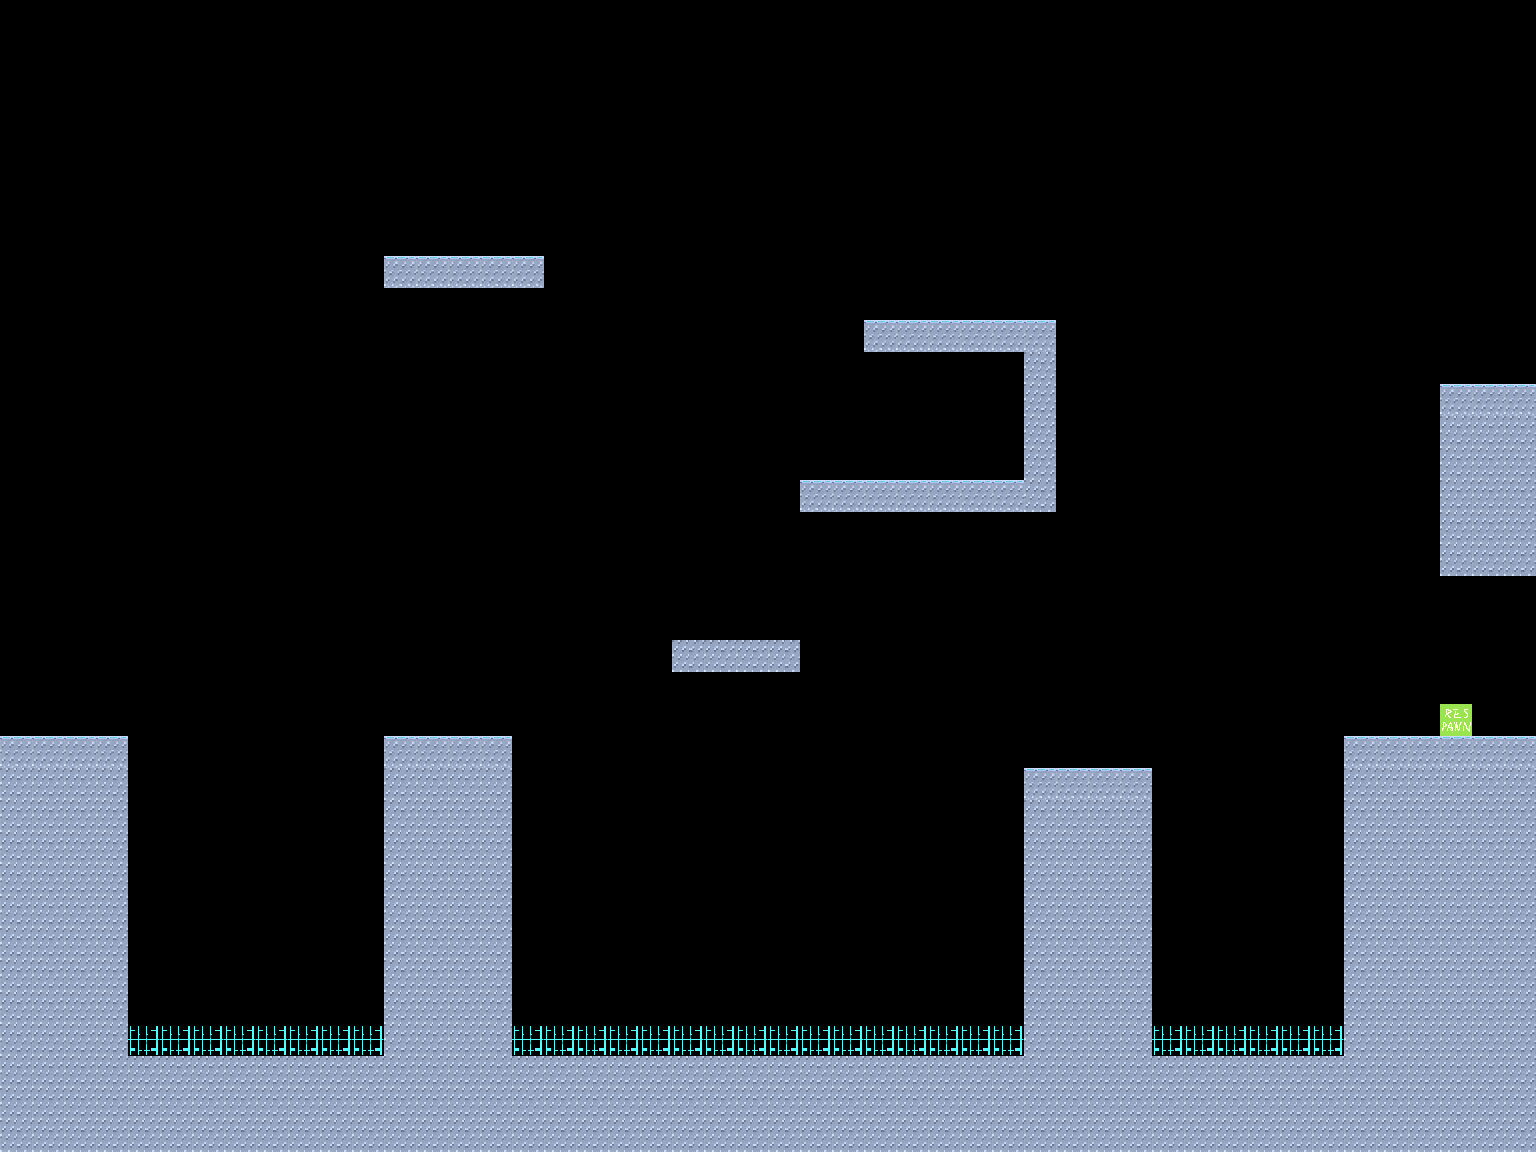

This game map was drawn from its Tiled (.tmx) file and the tilesets committed beside it. A one-line description and the trimmed map source follow:
An orthogonal 48x36 tile map with 32x32 px tiles, 3 tile layers (Wall, Object, Background).

<map version="1.10" tiledversion="1.11.2" orientation="orthogonal" renderorder="right-down" width="48" height="36" tilewidth="32" tileheight="32" infinite="0" nextlayerid="4" nextobjectid="1">
 <tileset firstgid="1" source="ExtendedMapSet.tsx" />
 <layer id="1" name="Wall" width="48" height="36">
  <data>[1728 cells, 390 non-empty, 4 distinct tile ids]</data>
 </layer>
 <layer id="2" name="Object" width="48" height="36">
  <data>[1728 cells, 0 non-empty, 0 distinct tile ids]</data>
 </layer>
 <layer id="3" name="Background" width="48" height="36">
  <data>[1728 cells, 6 non-empty, 2 distinct tile ids]</data>
 </layer>
</map>
